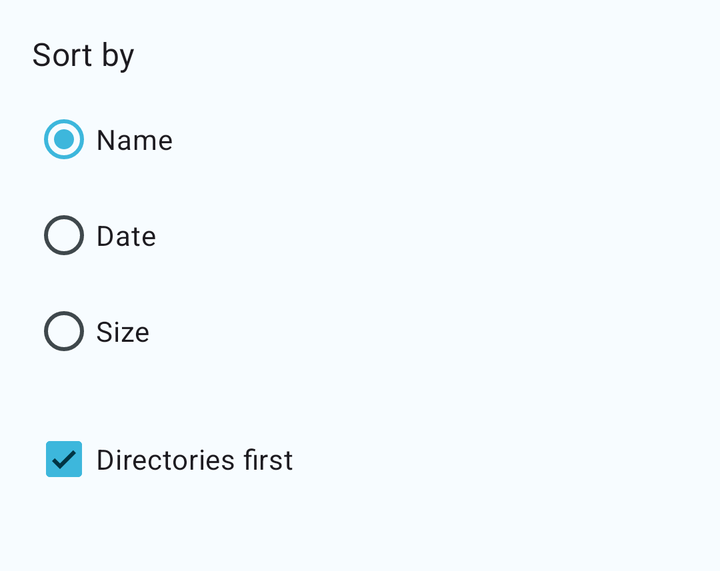
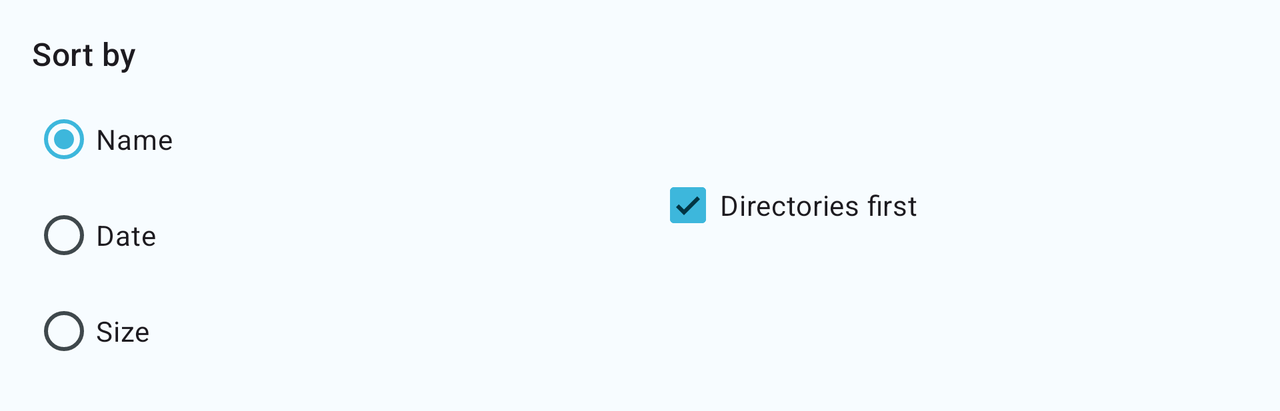

An Android layout and its configuration variant, each rendered on a device that would load it. The default file and the variant file are quoted in full after the pictures.
<!-- AndroidManifest.xml: application theme Theme.SambaLite -->
<!-- res/layout/dialog_sort.xml -->
<?xml version="1.0" encoding="utf-8"?>
<LinearLayout xmlns:android="http://schemas.android.com/apk/res/android"
    xmlns:app="http://schemas.android.com/apk/res-auto"
    android:layout_width="match_parent"
    android:layout_height="wrap_content"
    android:orientation="vertical"
    android:padding="16dp">

    <TextView
        android:layout_width="match_parent"
        android:layout_height="wrap_content"
        android:text="@string/sort_by"
        android:textAppearance="?attr/textAppearanceSubtitle1"
        android:layout_marginBottom="8dp" />

    <RadioGroup
        android:id="@+id/sort_type_radio_group"
        android:layout_width="match_parent"
        android:layout_height="wrap_content"
        android:layout_marginBottom="16dp">

        <RadioButton
            android:id="@+id/radio_name"
            android:layout_width="match_parent"
            android:layout_height="wrap_content"
            android:text="@string/sort_by_name"
            android:checked="true" />

        <RadioButton
            android:id="@+id/radio_date"
            android:layout_width="match_parent"
            android:layout_height="wrap_content"
            android:text="@string/sort_by_date" />

        <RadioButton
            android:id="@+id/radio_size"
            android:layout_width="match_parent"
            android:layout_height="wrap_content"
            android:text="@string/sort_by_size" />
    </RadioGroup>

    <CheckBox
        android:id="@+id/directories_first_checkbox"
        android:layout_width="match_parent"
        android:layout_height="wrap_content"
        android:text="@string/directories_first"
        android:checked="true"
        android:layout_marginBottom="16dp" />

</LinearLayout>
<!-- resources referenced by this layout -->
<resources>
  <string name="directories_first">Directories first</string>
  <string name="sort_by">Sort by</string>
  <string name="sort_by_date">Date</string>
  <string name="sort_by_name">Name</string>
  <string name="sort_by_size">Size</string>
  <color name="md_theme_light_primary">#3DB7DC</color>
  <color name="md_theme_light_onPrimary">#003544</color>
  <color name="md_theme_light_primaryContainer">#B8EBFF</color>
  <color name="md_theme_light_onPrimaryContainer">#001F28</color>
  <color name="md_theme_light_secondary">#3DB7DC</color>
  <color name="md_theme_light_onSecondary">#003544</color>
  <color name="md_theme_light_secondaryContainer">#C2F0FF</color>
  <color name="md_theme_light_onSecondaryContainer">#001E26</color>
  <color name="md_theme_light_tertiary">#3DB7DC</color>
  <color name="md_theme_light_onTertiary">#FFFFFF</color>
  <color name="md_theme_light_tertiaryContainer">#C2F0FF</color>
  <color name="md_theme_light_onTertiaryContainer">#001E26</color>
  <color name="md_theme_light_error">#BA1A1A</color>
  <color name="md_theme_light_errorContainer">#FFDAD6</color>
  <color name="md_theme_light_onError">#FFFFFF</color>
  <color name="md_theme_light_onErrorContainer">#410002</color>
  <color name="md_theme_light_background">#F7FCFF</color>
  <color name="md_theme_light_onBackground">#001E26</color>
  <color name="md_theme_light_surface">#F7FCFF</color>
  <color name="md_theme_light_onSurface">#001E26</color>
  <color name="md_theme_light_surfaceVariant">#DBE8ED</color>
  <color name="md_theme_light_onSurfaceVariant">#3F484C</color>
  <color name="md_theme_light_outline">#6F797D</color>
  <color name="md_theme_light_outlineVariant">#BFC8CD</color>
  <color name="md_theme_light_inverseSurface">#0E1F26</color>
  <color name="md_theme_light_inverseOnSurface">#E1F2F9</color>
  <color name="md_theme_light_inversePrimary">#6DD3FF</color>
</resources>
<!-- res/layout-land/dialog_sort.xml (the repository's variant of the layout above) -->
<!-- drawn on the phone turned sideways -->
<?xml version="1.0" encoding="utf-8"?>
<LinearLayout xmlns:android="http://schemas.android.com/apk/res/android"
    xmlns:app="http://schemas.android.com/apk/res-auto"
    android:layout_width="match_parent"
    android:layout_height="wrap_content"
    android:orientation="horizontal"
    android:padding="16dp">

    
    <LinearLayout
        android:layout_width="0dp"
        android:layout_height="wrap_content"
        android:layout_weight="1"
        android:orientation="vertical"
        android:layout_marginEnd="8dp">

        <TextView
            android:layout_width="match_parent"
            android:layout_height="wrap_content"
            android:text="@string/sort_by"
            android:textAppearance="?attr/textAppearanceTitleMedium"
            android:layout_marginBottom="8dp" />

        <RadioGroup
            android:id="@+id/sort_type_radio_group"
            android:layout_width="match_parent"
            android:layout_height="wrap_content">

            <RadioButton
                android:id="@+id/radio_name"
                android:layout_width="match_parent"
                android:layout_height="wrap_content"
                android:text="@string/sort_by_name"
                android:checked="true" />

            <RadioButton
                android:id="@+id/radio_date"
                android:layout_width="match_parent"
                android:layout_height="wrap_content"
                android:text="@string/sort_by_date" />

            <RadioButton
                android:id="@+id/radio_size"
                android:layout_width="match_parent"
                android:layout_height="wrap_content"
                android:text="@string/sort_by_size" />
        </RadioGroup>
    </LinearLayout>

    
    <LinearLayout
        android:layout_width="0dp"
        android:layout_height="wrap_content"
        android:layout_weight="1"
        android:orientation="vertical"
        android:layout_marginStart="8dp"
        android:layout_gravity="center_vertical">

        <CheckBox
            android:id="@+id/directories_first_checkbox"
            android:layout_width="match_parent"
            android:layout_height="wrap_content"
            android:text="@string/directories_first"
            android:checked="true" />
    </LinearLayout>
</LinearLayout>
